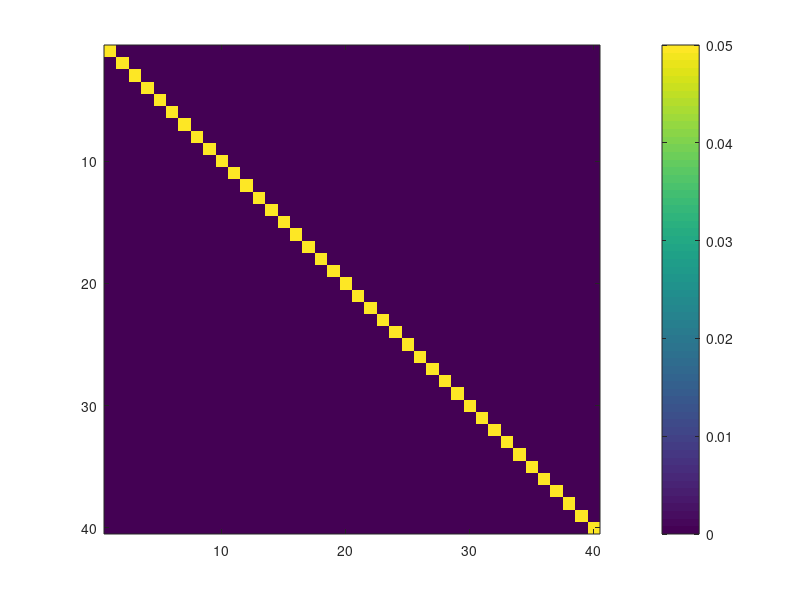
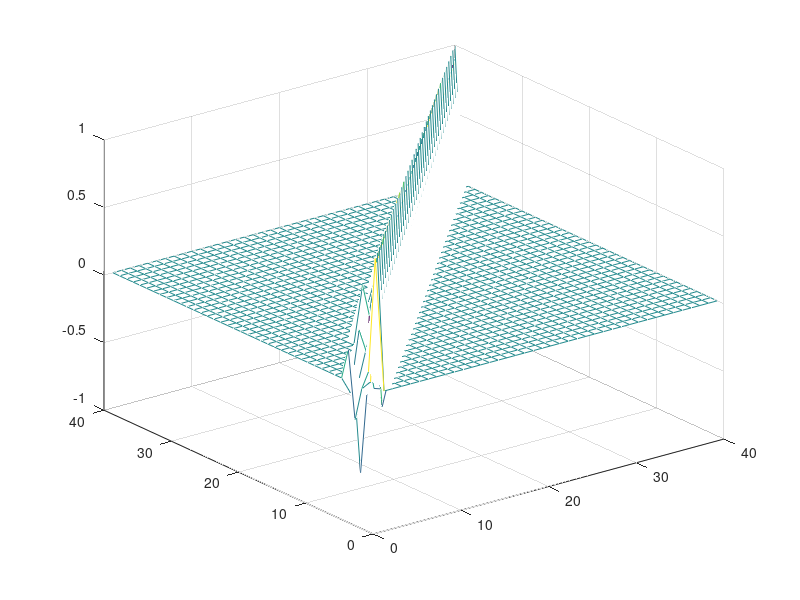
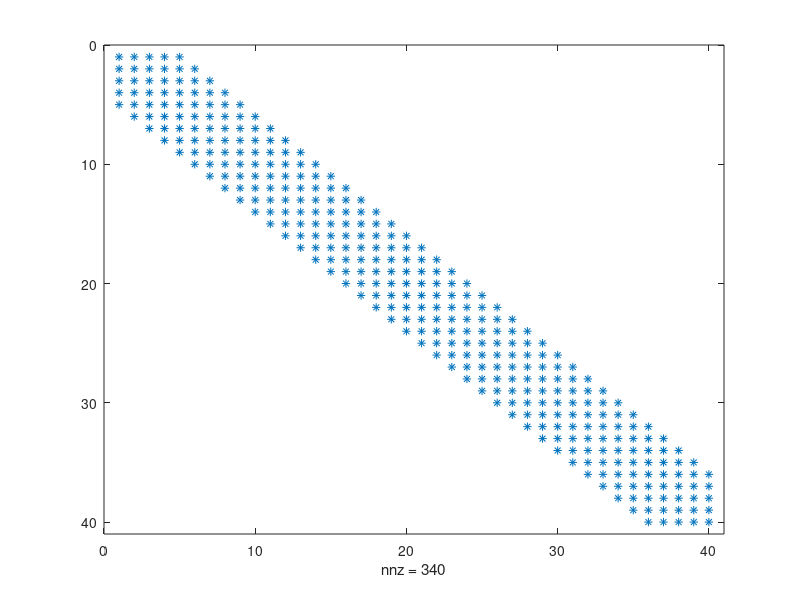

Source code (MATLAB) for these figures, in order:
%

warning off

n = 40;
N = 20;

r = 2;



B = 0.05*eye(n,n);

X = mvnrnd(zeros(n,1),B,N)';

X = (X-mean(X,2)*ones(1,N))';

figure
imagesc(B)
colorbar

L = zeros(n,n);

d = 4;

for k = 2:n
    Z = [];
    for j = k-d:k-1
        if j>=1
        Z = [Z X(:,j)]; 
        end
    end
   
    disp(['[',num2str(k),'] Condition number is ',num2str(cond(Z'*Z))])
    betas = ((Z'*Z)\(Z'*X(:,k)))';
    i =0;
    for j = k-d:(k-1)    
        if j>=1
            i = i+1;
            L(k,j) = betas(i);
        end
    end
end

T = eye(n,n)-L;

fig = figure
mesh(T)

D = 0.05^2*eye(n,n);

Best = T*D*T';

%Best = T*inv(D)*T';
fig = figure
spy(Best)


